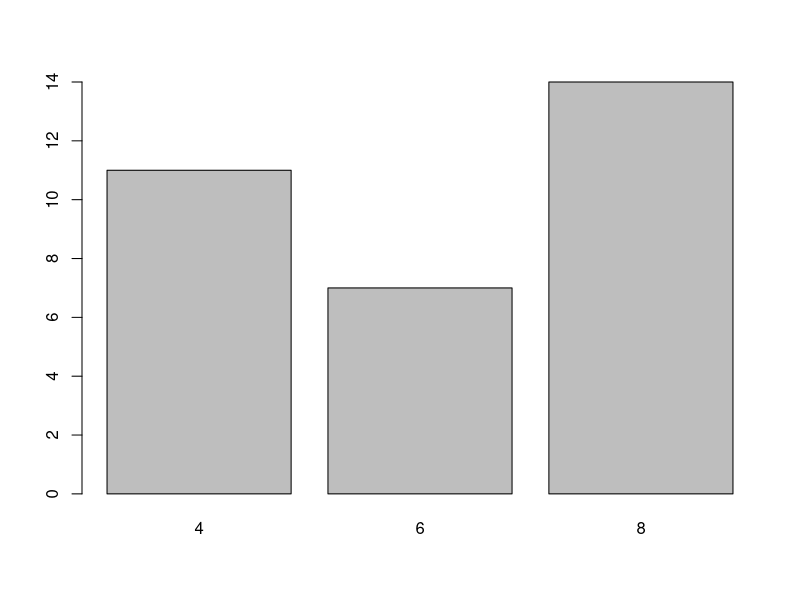
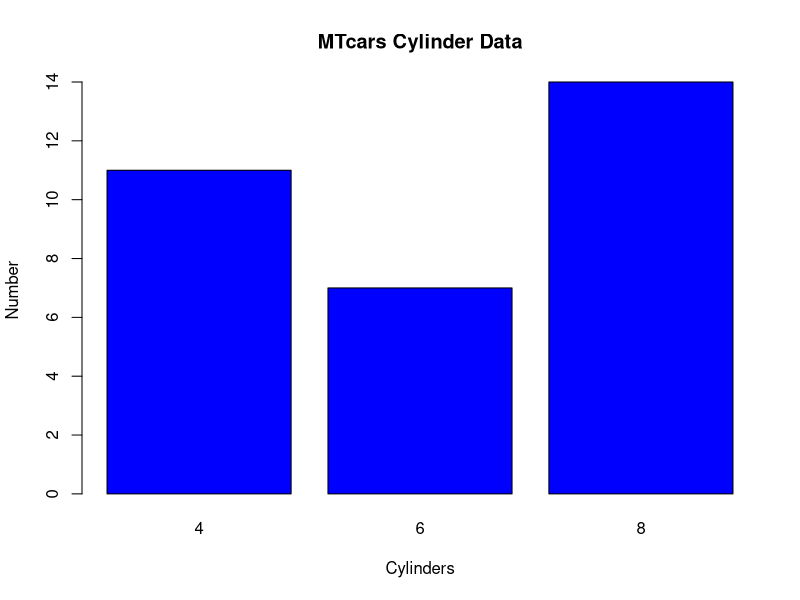

R code for these plots, in order:
# Get documentation on mtcars data frame.
?mtcars

# Reformat the cylinder data in mtcars so that instead of it
# being in the data frame, it will be in a data frame.
# 1. Barplot works better with tables than it does with
# data frames.
# 2. The created table will be stored in an object.

# Get R documentation on table function.
?table

# Create table and store it in an object.
cylinders <- table(mtcars$cyl)

# Give bar plot function cylinders object.
# x-axis is telling us the different types of cylinders.
# y-axis is telling us the number of data points in each
# type of cylinder.
barplot(cylinders)

# Give bar plot function the cylinders object and options.
barplot(cylinders,
    col = "blue",   # Blue bar color.
    main = "MTcars Cylinder Data",  # Main title.
    xlab = "Cylinders", # X-axis label.
    ylab = "Number" # Y-axis label.
)

# Clear the cylinders object from the global environment.
rm(list = ls())